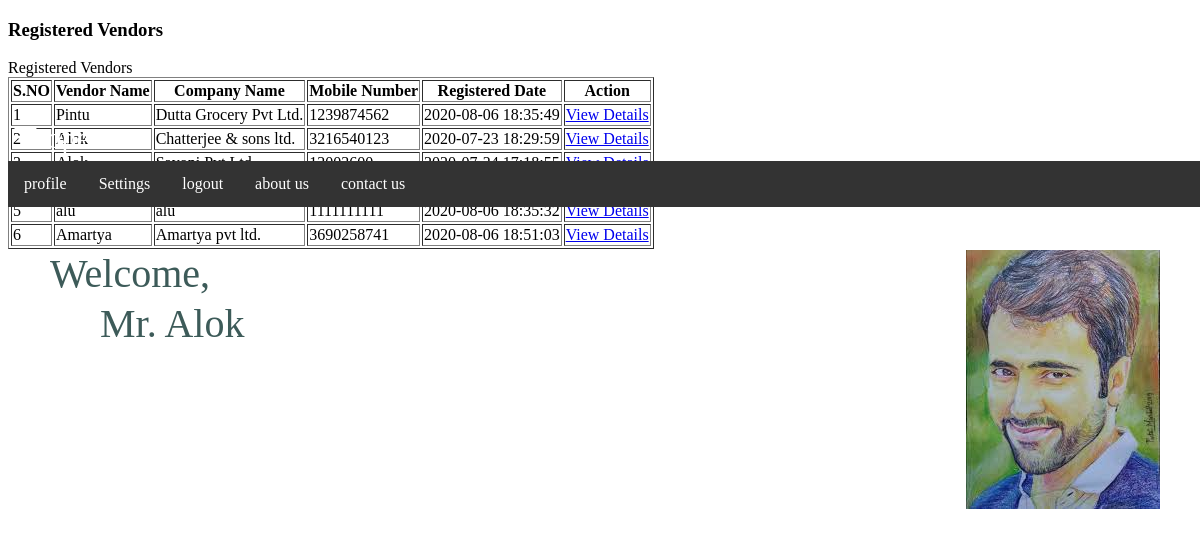
Screenshot of /admin/total-regvendors.php (signed in) with the database file from the repository.
### tables this page shows
CREATE TABLE `tblvendor` (
  `ID` int(10) NOT NULL,
  `FullName` varchar(120) DEFAULT NULL,
  `CompanyName` varchar(120) DEFAULT NULL,
  `MobileNumber` bigint(20) DEFAULT NULL,
  `Email` varchar(120) DEFAULT NULL,
  `VendorId` varchar(120) DEFAULT NULL,
  `Gender` varchar(10) NOT NULL,
  `Address` mediumtext NOT NULL,
  `Pincode` int(10) NOT NULL,
  `City` varchar(120) NOT NULL,
  `District` varchar(120) NOT NULL,
  `State` varchar(120) NOT NULL,
  `Images` varchar(120) NOT NULL,
  `Password` varchar(120) DEFAULT NULL,
  `VendorRegdate` timestamp NULL DEFAULT current_timestamp() ON UPDATE current_timestamp()
);

### admin/total-regvendors.php (the view, shortened to what this page needs)
<?php
include('includes/dbconnection.php');
if (strlen($_SESSION['agroaid']==0)) {
  header('location:logout.php');
  } else{
  ?>
<!DOCTYPE html>
<html lang="zxx">
<head>
</head>
<body class="light">
<div id="app">
<?php include_once('includes/navbar.php');?>
<?php include_once('includes/sidebar.php');?>
<div class="page has-sidebar-left bg-light height-full">
    <header class="blue accent-3 relative nav-sticky">
        <div class="container-fluid text-black">
            <div class="row">
                <div class="col">
                    <h3 class="my-3">
                        Registered Vendors
                    </h3>
                </div>
            </div>
        </div>
    </header>
    <div class="container-fluid my-3">
        <div class="row">
            <div class="col-md-12">
                <div class="card my-3 no-b">
                    <div class="card-body">
                        <div class="card-title">Registered Vendors</div>
                        <table class="table table-bordered table-hover data-tables"
                               data-options='{ "paging": false; "searching":false}' border="1">
                            <thead>
                             <tr>
                  <th>S.NO</th>
                  <th>Vendor Name</th>
                  <th>Company Name</th>
                    <th>Mobile Number</th>
                    <th>Registered Date</th>
                   <th>Action</th>
                </tr>
                            </thead>
                            <tbody>
                                <?php
$ret=mysqli_query($con,"select *from  tblvendor");
$cnt=1;
while ($row=mysqli_fetch_array($ret)) {
?>
                           <tr>
                  <td><?php echo $cnt;?></td>
                  <td><?php  echo $row['FullName'];?></td>
                   <td><?php  echo $row['CompanyName'];?></td>
                  <td><?php  echo $row['MobileNumber'];?></td>
                  <td><?php  echo $row['VendorRegdate'];?></td>
                  <td><a href="view-vendor-details.php?viewid=<?php echo $row['ID'];?>">View Details</a></td>
                </tr>
                <?php
$cnt=$cnt+1;
}?>
                            </tbody>
                        </table>
                    </div>
                </div>
            </div>
        </div>
    </div>
</div>
</body>
</html>
<?php }  ?>

### admin/includes/navbar.php (shortened to what this page needs)
     <nav class="navbar navbar-expand-xl navbar-light fixed-top hk-navbar">
<?php
$aid=$_SESSION['agroaid'];
$ret=mysqli_query($con,"select AdminName,Images from tbladmin where ID='$aid'");
$row=mysqli_fetch_array($ret);
$imgs=$row['Images'];
$name=$row['AdminName'];
?>
<!DOCTYPE html>
<html>
<head>
     <link rel="stylesheet" type="text/css" href="navbar.css">
</head>
<body>
    <div class="navbartop">
  <a href="profile.php">profile</a>
  <a href="change-password.php">Settings</a>
  <a href="logout.php">logout</a>
  <a href="about-us.php">about us</a>
  <a href="contact-us.php">contact us</a>
</div>
     <div>
            <img style="position: absolute;top: 250px;right: 40px;" src="images/<?php echo $imgs; ?>">
        </div>
        <span style="position: absolute;top: 250px;left: 50px;font-family: cursive;font-size: 40px;color: #3D5B59;">Welcome,</span>
        <div style="position: absolute;top: 300px;left: 100px;font-family: cursive;font-size: 40px;color: #3D5B59;">
            Mr. <?php echo $name; ?>
          </div>
    </div>
</body>
</html>

### admin/navbar.css (style rules this page uses)
.navbartop { overflow: hidden; background-color: #333; position: absolute; top: 161px; width: 100%; }
.navbartop a { float: left; font-size: 16px; color: white; text-align: center; padding: 14px 16px; text-decoration: none; font-family: cursive; }

### rows the page displays
tblvendor: FullName "Pintu", CompanyName "Dutta Grocery Pvt Ltd.", MobileNumber "1239874562", VendorRegdate "2020-08-06 18:35:49"
tblvendor: FullName "Alok", CompanyName "Chatterjee & sons ltd.", MobileNumber "3216540123", VendorRegdate "2020-07-23 18:29:59"
tblvendor: FullName "alu", CompanyName "alu", MobileNumber "1111111111", VendorRegdate "2020-08-06 18:35:32"
tblvendor: FullName "Amartya", CompanyName "Amartya pvt ltd.", MobileNumber "3690258741", VendorRegdate "2020-08-06 18:51:03"

### other values shown
$name "Alok"
